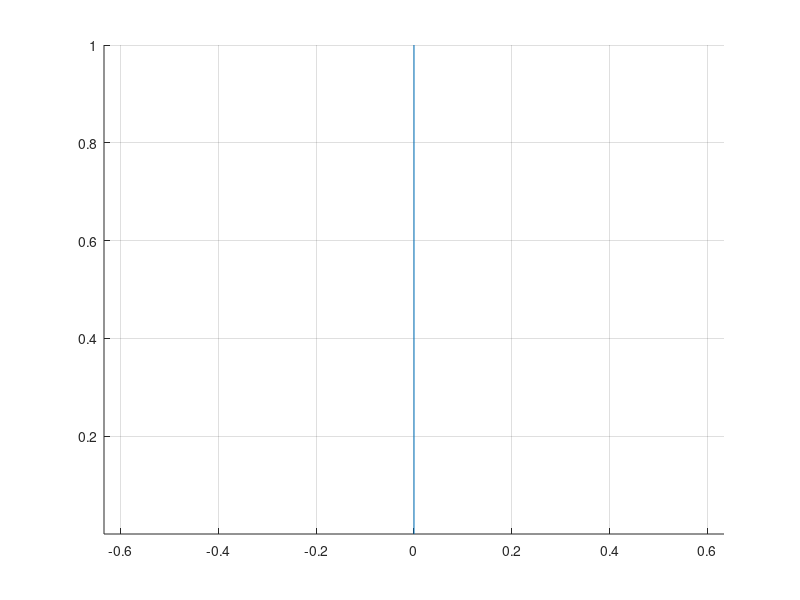

Here is the MATLAB script that generated this plot: (Note: this script raises an error after producing the figure.)
clc, clear,clf
hold on
axis equal
grid on
bodyZaciatok = [0;0]; %% koren stromu
bodyKoniec = [0;1];   %% trup stromu
velkost = 0.5;        %% skraceni 0,5 = polovicna ciara kazdy fraktal, 0,7 vyzera pekne
uhol1 = 45;           %% uhel skoseni prvni vetvy
uhol2 = -45;          %% uhel skoseni druhe vetvy
opakovanie = 10;      %% pocet vetveni doporucujem max asi 10, pocet bodu ruste exponencionalne 2^n
plot([bodyZaciatok(1,:) bodyKoniec(1,:)],[bodyZaciatok(2,:) bodyKoniec(2,:)])
bodyZaciatok=bodyKoniec;
smerVector=bodyKoniec;
for i=1:opakovanie
    [bodyZaciatok,velkost,smerVector] = fractal(bodyZaciatok,smerVector,velkost,uhol1,uhol2);
end
hold off
